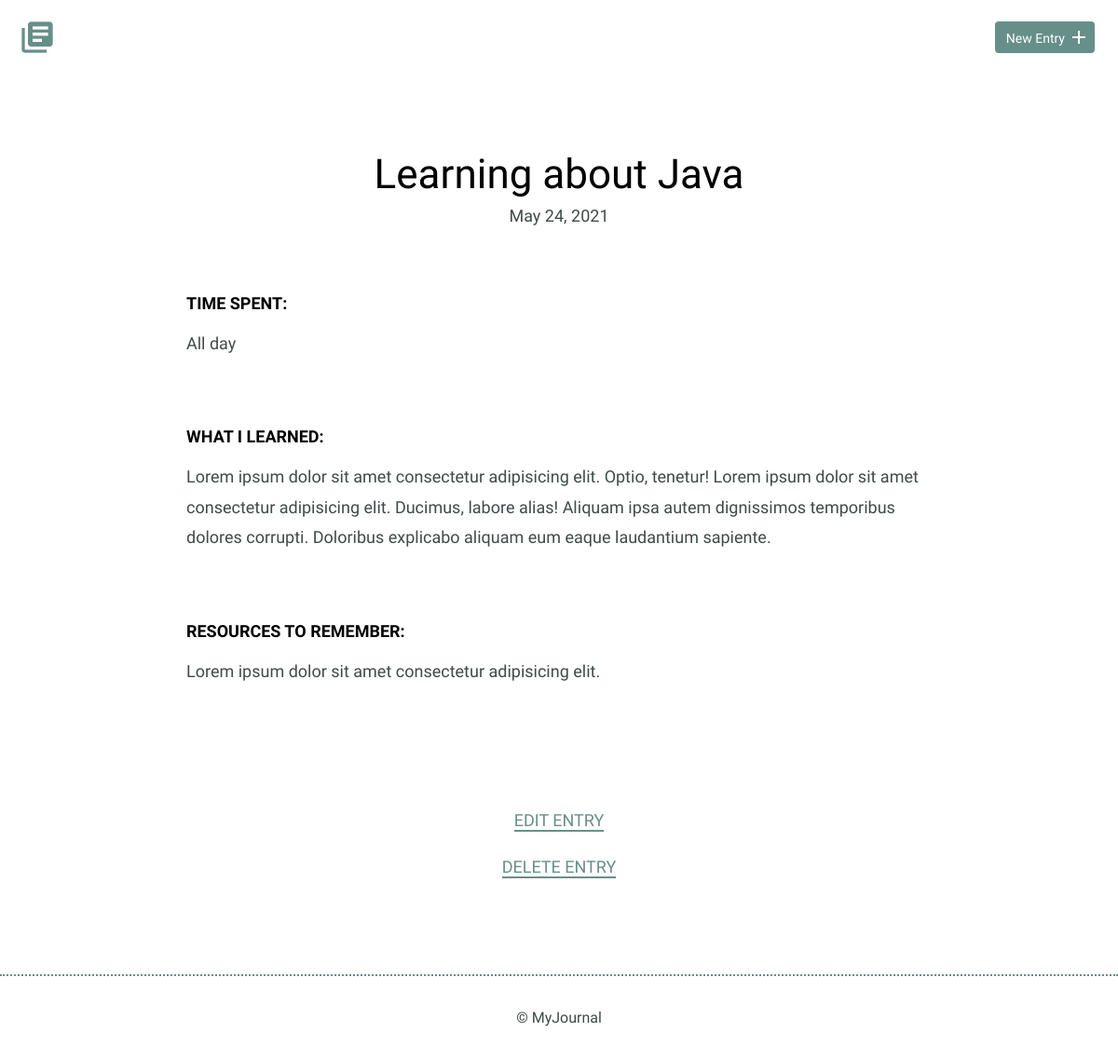
Screenshot of /detail2 with the database file from the repository.
### tables this page shows
CREATE TABLE entries (
        id integer PRIMARY KEY AUTOINCREMENT,
        title text NOT NULL,
        date integer NOT NULL,
        timespent text NOT NULL,
        learned text NOT NULL,
        resources text NOT NULL,
        formattedDate text NOT NULL
    );

### app.py (the view)
@app.route('/detail<the_id>', methods=['GET', 'POST'])
def get_details(the_id):
    row = fetch_one_item_from_database(the_id)
    return render_template('detail.html', row=row)

### manageDB.py (called while the page is built)
def fetch_one_item_from_database(the_id):
    row_dict = {}
    conn = sqlite3.connect('journal.db')
    c = conn.cursor()
    c.execute("SELECT * FROM entries WHERE id = (?)", [str(the_id)])
    items = c.fetchone()
    row_dict['id'] = items[0]
    row_dict['title'] = items[1]
    row_dict['date'] = items[2]
    row_dict['timespent'] = items[3]
    row_dict['learned'] = items[4]
    row_dict['resources'] = items[5]
    row_dict['formattedDate'] = items[6]
    conn.commit()
    conn.close()
    return row_dict

### templates/detail.html (shortened to what this page needs)
<!DOCTYPE html>
<html>
    <head>
        <link rel="stylesheet" href="static/css/normalize.css">
        <link rel="stylesheet" href="static/css/site.css">
    </head>
    <body>
        <header>
            <div class="container">
                <div class="site-header">
                    <a class="logo" href="{{ url_for('start') }}"><i class="material-icons">library_books</i></a>
                    <a class="button icon-right" href="{{ url_for('new_entry') }}"><span>New Entry</span> <i class="material-icons">add</i></a>
                </div>
            </div>
        </header>
        <section>
            <div class="container">
                <div class="entry-list single">
                    <article>
                        <h1>{{row['title']}}</h1>
                        <time datetime="2016-01-31">{{row['formattedDate']}}</time>
                        <div class="entry">
                            <h3>Time Spent: </h3>
                            <p>{{ row['timespent'] }}</p>
                        </div>
                        <div class="entry">
                            <h3>What I Learned:</h3>
                            <p>{{ row['learned'] }}</p>
                        </div>
                        <div class="entry">
                            <h3>Resources to Remember:</h3>
                            <p>{{ row['resources'] }}</p>
                        </div>
                    </article>
                </div>
            </div>
            <div class="edit">
                <p><a href="{{ url_for('edit_post', the_id=row['id']) }}">Edit Entry</a></p>
                <p><a href="{{ url_for('delete_post', the_id=row['id']) }}">Delete Entry</a></p>
            </div>
        </section>
        <footer>
            <div>
                &copy; MyJournal
            </div>
        </footer>
    </body>
</html>

### static/css/site.css (style rules this page uses)
body { font-size: 16px; color: #404a49; font-family: 'Cousine', serif; font-weight: 400; }
.container { margin: 0 auto; padding: 0 25px; }
header .site-header { margin: 0 auto; height: 95px; }
header .logo i { color: #678f89; margin: 20px 0 0 -5px; float: left; font-size: 40px; }
header .button { float: right; margin: 33px 0 0 0; }
footer { text-align: center; padding: 35px 0; border-top: 2px dotted #678f89; }
.button { padding: 8px 10px 6px 10px; background: #678f89; border: 2px solid #678f89; border-radius: 4px; text-decoration: none; color: #FFF; position: relative; text-align: center; font-size: 14px; }
.button.icon-right { padding-right: 30px; top: -10px; }
.button.icon-right i { position: absolute; top: 3px; right: 3px; }
h1, h2, h3 { margin: 0; font-weight: 400; line-height: 1em; color: #000; }
h1 { font-size: 44px; margin-bottom: 12px; }
h3 { font-size: 18px; font-family: 'Work Sans', serif; font-weight: 600; text-transform: uppercase; }
p { line-height: 1.8em; font-size: 18px; }
p a { border-bottom: 2px solid #678f89; padding: 0; color: #678f89; text-decoration: none; }
.entry-list, .edit-entry, .new-entry { max-width: 800px; margin: 0 auto; padding: 70px 0 150px 0; }
.entry-list article { margin-bottom: 70px; text-align: center; }
.entry-list article:last-child { margin-bottom: 0; }
.entry-list.single { padding-bottom: 70px; }
.entry-list.single time { font-size: 18px; }
.entry { max-width: 800px; margin: 75px auto 0 auto; text-align: left; }
.entry p { margin-bottom: 40px; }
.edit { padding-bottom: 80px; text-align: center; margin: 0 auto; }
.edit a { font-weight: 400; text-transform: uppercase; font-size: 18px; }

### rows the page displays
entries: title "Learning about Java", formattedDate "May 24, 2021", timespent "All day", learned "Lorem ipsum dolor sit amet consectetur adipisicing elit. Optio, tenetur! Lorem ipsum dolor sit amet consectetur adipisicing elit. Ducimus, labore alias! Aliquam ipsa autem dignissimos temporibus dolores corrupti. Doloribus explicabo aliquam eum eaque laudantium sapiente.", resources "Lorem ipsum dolor sit amet consectetur adipisicing elit."
